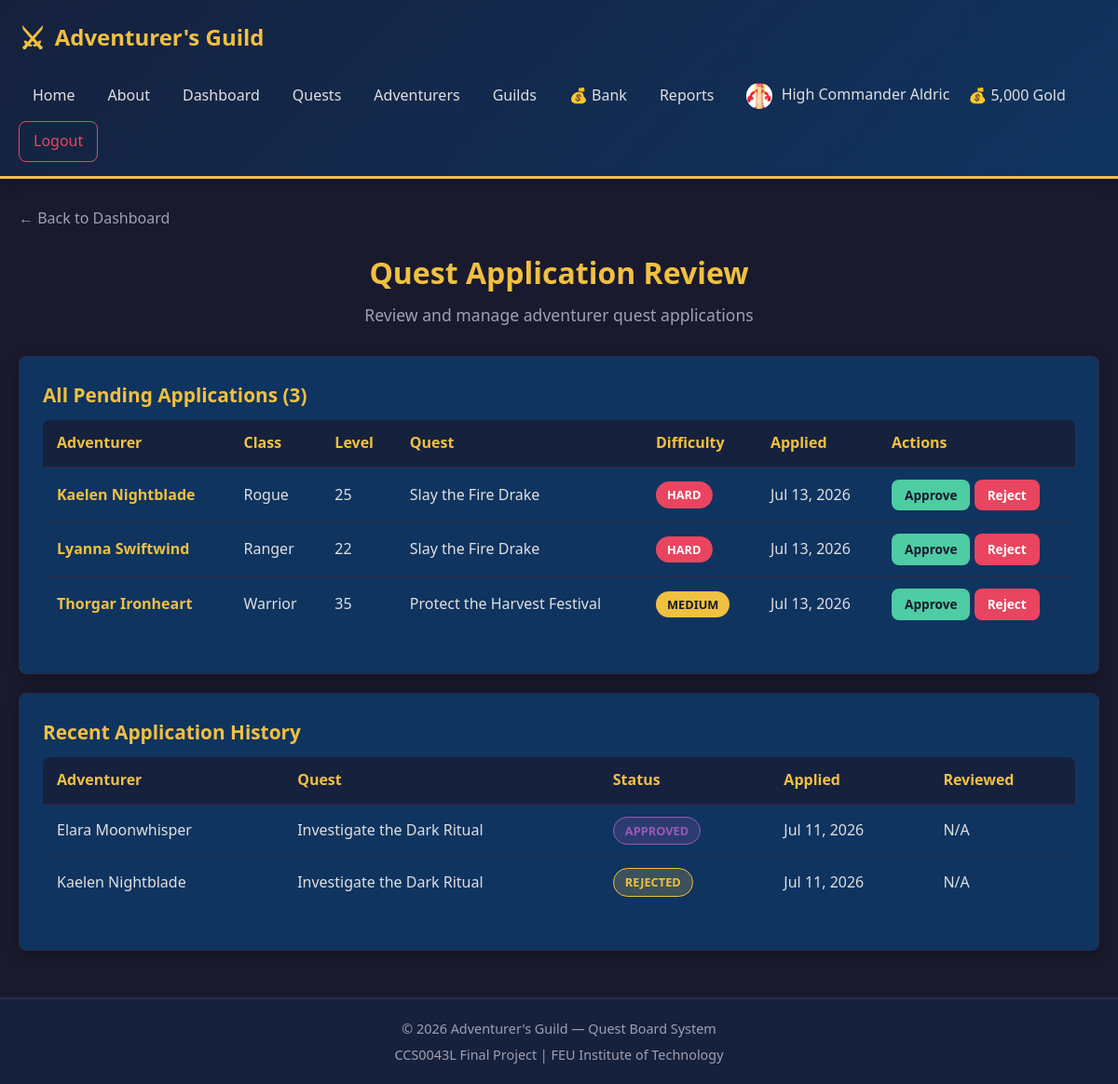
The app's page /application_review.php (signed in) with its own data.
### tables this page shows
CREATE TABLE IF NOT EXISTS wallets (
    wallet_id INT AUTO_INCREMENT PRIMARY KEY,
    user_id INT NOT NULL UNIQUE,
    balance DECIMAL(12, 2) NOT NULL DEFAULT 100.00,
    created_at TIMESTAMP DEFAULT CURRENT_TIMESTAMP,
    FOREIGN KEY (user_id) REFERENCES users(user_id) ON DELETE CASCADE
);

CREATE TABLE IF NOT EXISTS quest_applications (
    app_id INT AUTO_INCREMENT PRIMARY KEY,
    quest_id INT NOT NULL,
    applicant_id INT NOT NULL,
    status ENUM('PENDING', 'APPROVED', 'REJECTED') NOT NULL DEFAULT 'PENDING',
    applied_at TIMESTAMP DEFAULT CURRENT_TIMESTAMP,
    reviewed_at TIMESTAMP NULL,
    FOREIGN KEY (quest_id) REFERENCES quests(quest_id) ON DELETE CASCADE,
    FOREIGN KEY (applicant_id) REFERENCES users(user_id) ON DELETE CASCADE,
    UNIQUE KEY unique_application (quest_id, applicant_id)
);

CREATE TABLE IF NOT EXISTS users (
    user_id INT AUTO_INCREMENT PRIMARY KEY,
    username VARCHAR(50) NOT NULL UNIQUE,
    email VARCHAR(100) NOT NULL UNIQUE,
    password VARCHAR(255) NOT NULL,
    full_name VARCHAR(100) NOT NULL,
    role ENUM('guild_master', 'adventurer') NOT NULL DEFAULT 'adventurer',
    bio TEXT NULL,
    class VARCHAR(50) NULL,
    level INT NOT NULL DEFAULT 1,
    guild_id INT NULL,
    avatar VARCHAR(255) NULL,
    created_at TIMESTAMP DEFAULT CURRENT_TIMESTAMP,
    FOREIGN KEY (guild_id) REFERENCES guilds(guild_id) ON DELETE SET NULL
);

CREATE TABLE IF NOT EXISTS quests (
    quest_id INT AUTO_INCREMENT PRIMARY KEY,
    title VARCHAR(200) NOT NULL,
    description TEXT NOT NULL,
    difficulty ENUM('EASY', 'MEDIUM', 'HARD', 'LEGENDARY') NOT NULL,
    reward VARCHAR(100) NOT NULL,
    status ENUM('OPEN', 'IN_PROGRESS', 'COMPLETED') NOT NULL DEFAULT 'OPEN',
    assigned_to INT NULL,
    created_by INT NOT NULL,
    location VARCHAR(150) NULL,
    created_at TIMESTAMP DEFAULT CURRENT_TIMESTAMP,
    FOREIGN KEY (assigned_to) REFERENCES users(user_id) ON DELETE SET NULL,
    FOREIGN KEY (created_by) REFERENCES users(user_id) ON DELETE CASCADE
);

### application_review.php (the view, shortened to what this page needs)
<?php
require_once __DIR__ . '/includes/auth_check.php';
require_once __DIR__ . '/includes/functions.php';
$conn = getConnection();
$stmt = $conn->prepare("SELECT a.*, u.full_name AS applicant_name, u.class, u.level, q.title AS quest_title, q.difficulty FROM quest_applications a JOIN users u ON a.applicant_id = u.user_id JOIN quests q ON a.quest_id = q.quest_id WHERE a.status = 'PENDING' ORDER BY a.applied_at DESC");
$stmt->execute();
$pendingApps = $stmt->get_result()->fetch_all(MYSQLI_ASSOC);
?>
<?php include_once __DIR__ . '/includes/header.php'; ?>
<div class="container">
    <a href="dashboard.php" class="back-link">&larr; Back to Dashboard</a>
    <h1 class="page-title">Quest Application Review</h1>
    <p class="page-subtitle">Review and manage adventurer quest applications</p>
    <div class="card">
        <h2 class="card-title">All Pending Applications (<?php echo count($pendingApps); ?>)</h2>
        <?php if (!empty($pendingApps)): ?>
            <div class="table-container">
                <table>
                    <thead>
                        <tr>
                            <th>Adventurer</th>
                            <th>Class</th>
                            <th>Level</th>
                            <th>Quest</th>
                            <th>Difficulty</th>
                            <th>Applied</th>
                            <th>Actions</th>
                        </tr>
                    </thead>
                    <tbody>
                        <?php foreach ($pendingApps as $pa): ?>
                            <tr>
                                <td>
                                    <a href="profile.php?id=<?php echo $pa['applicant_id']; ?>" class="action-link">
                                        <strong><?php echo htmlspecialchars($pa['applicant_name']); ?></strong>
                                    </a>
                                </td>
                                <td><?php echo htmlspecialchars($pa['class'] ?? 'N/A'); ?></td>
                                <td><?php echo $pa['level']; ?></td>
                                <td><?php echo htmlspecialchars($pa['quest_title']); ?></td>
                                <td><?php echo getDifficultyBadge($pa['difficulty']); ?></td>
                                <td><?php echo formatDate($pa['applied_at']); ?></td>
                                <td>
                                    <a href="application_review.php?id=<?php echo $pa['app_id']; ?>&action=approve" class="btn btn-success btn-sm" onclick="return confirm('Approve this application?');">Approve</a>
                                    <a href="application_review.php?id=<?php echo $pa['app_id']; ?>&action=reject" class="btn btn-danger btn-sm" onclick="return confirm('Reject this application?');">Reject</a>
                                </td>
                            </tr>
                        <?php endforeach; ?>
                    </tbody>
                </table>
            </div>
        <?php else: ?>
            <div class="empty-state" style="padding: 30px;">
                <p>No pending applications to review.</p>
            </div>
        <?php endif; ?>
    </div>
    <div class="card" style="margin-top: 20px;">
        <h2 class="card-title">Recent Application History</h2>
        <?php
        $result = $conn->query("SELECT a.*, u.full_name AS applicant_name, q.title AS quest_title FROM quest_applications a JOIN users u ON a.applicant_id = u.user_id JOIN quests q ON a.quest_id = q.quest_id WHERE a.status != 'PENDING' ORDER BY a.reviewed_at DESC LIMIT 10");
        $history = $result->fetch_all(MYSQLI_ASSOC);
        ?>
        <?php if (!empty($history)): ?>
            <div class="table-container">
                <table>
                    <thead>
                        <tr>
                            <th>Adventurer</th>
                            <th>Quest</th>
                            <th>Status</th>
                            <th>Applied</th>
                            <th>Reviewed</th>
                        </tr>
                    </thead>
                    <tbody>
                        <?php foreach ($history as $h): ?>
                            <tr>
                                <td><?php echo htmlspecialchars($h['applicant_name']); ?></td>
                                <td><?php echo htmlspecialchars($h['quest_title']); ?></td>
                                <td><?php echo getApplicationStatusBadge($h['status']); ?></td>
                                <td><?php echo formatDate($h['applied_at']); ?></td>
                                <td><?php echo $h['reviewed_at'] ? formatDate($h['reviewed_at']) : 'N/A'; ?></td>
                            </tr>
                        <?php endforeach; ?>
                    </tbody>
                </table>
            </div>
        <?php else: ?>
            <p style="color: var(--color-text-muted);">No application history yet.</p>
        <?php endif; ?>
    </div>
</div>
<?php include_once __DIR__ . '/includes/footer.php'; ?>

### includes/header.php (shortened to what this page needs)
<?php
require_once __DIR__ . '/functions.php';
$isLoggedIn = isset($_SESSION['user_id']);
$walletBalance = null;
if ($isLoggedIn) {
    $conn = getConnection();
    $wallet = getWalletBalance($conn, $_SESSION['user_id']);
    $walletBalance = $wallet['balance'] ?? 0;
}
?>
<!DOCTYPE html>
<html lang="en">
<head>
    <link rel="stylesheet" href="css/style.css">
</head>
<body>
    <header class="main-header">
        <div class="container">
            <div class="header-content">
                <a href="index.php" class="logo">
                    <span class="logo-icon">&#9876;</span>
                    <span class="logo-text">Adventurer's Guild</span>
                </a>
                <nav class="main-nav">
                    <a href="index.php" class="nav-link <?php echo basename($_SERVER['PHP_SELF']) === 'index.php' ? 'active' : ''; ?>">Home</a>
                    <a href="about.php" class="nav-link <?php echo basename($_SERVER['PHP_SELF']) === 'about.php' ? 'active' : ''; ?>">About</a>
                    <?php if ($isLoggedIn): ?>
                        <a href="dashboard.php" class="nav-link <?php echo basename($_SERVER['PHP_SELF']) === 'dashboard.php' ? 'active' : ''; ?>">Dashboard</a>
                        <a href="quests.php" class="nav-link <?php echo basename($_SERVER['PHP_SELF']) === 'quests.php' || basename($_SERVER['PHP_SELF']) === 'quest_add.php' || basename($_SERVER['PHP_SELF']) === 'quest_edit.php' ? 'active' : ''; ?>">Quests</a>
                        <a href="adventurers.php" class="nav-link <?php echo basename($_SERVER['PHP_SELF']) === 'adventurers.php' ? 'active' : ''; ?>">Adventurers</a>
                        <a href="guilds.php" class="nav-link <?php echo basename($_SERVER['PHP_SELF']) === 'guilds.php' || basename($_SERVER['PHP_SELF']) === 'guild_detail.php' ? 'active' : ''; ?>">Guilds</a>
                        <a href="bank.php" class="nav-link <?php echo basename($_SERVER['PHP_SELF']) === 'bank.php' ? 'active' : ''; ?>">&#128176; Bank</a>
                        <a href="reports.php" class="nav-link <?php echo basename($_SERVER['PHP_SELF']) === 'reports.php' ? 'active' : ''; ?>">Reports</a>
                        <?php
                        $userAvatar = getUserAvatar($_SESSION['user_id']);
                        ?>
                        <a href="profile.php" class="nav-link <?php echo basename($_SERVER['PHP_SELF']) === 'profile.php' ? 'active' : ''; ?>">
                            <?php if ($userAvatar): ?>
                                <img src="uploads/avatars/<?php echo htmlspecialchars($userAvatar); ?>" alt="Avatar" style="width: 28px; height: 28px; border-radius: 50%; object-fit: cover; margin-right: 5px; vertical-align: middle;">
                            <?php endif; ?>
                            <?php echo htmlspecialchars($_SESSION['full_name']); ?>
                        </a>
                        <div class="wallet-display" title="Gold Balance">
                            &#128176; <?php echo formatGold($walletBalance); ?>
                        </div>
                        <a href="logout.php" class="nav-link btn-logout">Logout</a>
                    <?php else: ?>
                        <a href="login.php" class="nav-link <?php echo basename($_SERVER['PHP_SELF']) === 'login.php' ? 'active' : ''; ?>">Login</a>
                        <a href="register.php" class="nav-link btn-register <?php echo basename($_SERVER['PHP_SELF']) === 'register.php' ? 'active' : ''; ?>">Register</a>
                    <?php endif; ?>
                </nav>
            </div>
        </div>
    </header>
    <main class="main-content">

### includes/functions.php (shortened to what this page needs)
<?php
function getDifficultyBadge($difficulty) {
    switch (strtoupper($difficulty)) {
        case 'MEDIUM':
            return "<span class='badge badge-medium'>Medium</span>";
        case 'HARD':
            return "<span class='badge badge-hard'>Hard</span>";
    }
}
function formatDate($dateStr) {
    return date("M d, Y", strtotime($dateStr));
}
function getWalletBalance($conn, $userId) {
    $stmt = $conn->prepare("SELECT balance FROM wallets WHERE user_id = ?");
    $stmt->bind_param("i", $userId);
    $stmt->execute();
    $result = $stmt->get_result();
    $wallet = $result->fetch_assoc();
    return $wallet;
}
function getApplicationStatusBadge($status) {
    switch (strtoupper($status)) {
        case 'APPROVED':
            return "<span class='status-badge status-completed'>Approved</span>";
        case 'REJECTED':
            return "<span class='status-badge status-progress'>Rejected</span>";
    }
}
function formatGold($amount) {
    return number_format($amount, 0) . " Gold";
}
function getUserAvatar($userId) {
    $avatarDir = UPLOAD_DIR . 'avatars/';
    $files = glob($avatarDir . 'user_' . $userId . '_*');
    if (!empty($files)) {
        return basename($files[0]);
    }
    return null;
}
?>

### css/style.css (style rules this page uses)
:root { --color-bg: #1a1a2e; --color-bg-secondary: #16213e; --color-bg-card: #0f3460; --color-accent: #e94560; --color-accent-hover: #ff6b81; --color-gold: #f0c040; --color-gold-hover: #ffd166; --color-text: #e0e0e0; --color-text-muted: #a0a0b0; --color-success: #4ecca3; --color-error: #e94560; --color-border: #2a2a4a; --color-badge-easy: #4ecca3; --color-badge-medium: #f0c040; --color-badge-hard: #e94560; --color-badge-legendary: #9b59b6; --font-primary: 'Segoe UI', Tahoma, Geneva, Verdana, sans-serif; --shadow: 0 4px 15px rgba(0, 0, 0, 0.3); --radius: 8px; }
*, *::before, *::after { margin: 0; padding: 0; box-sizing: border-box; }
body { font-family: var(--font-primary); background-color: var(--color-bg); color: var(--color-text); line-height: 1.6; min-height: 100vh; }
a { text-decoration: none; color: var(--color-gold); transition: color 0.3s ease; }
.container { max-width: 1200px; margin: 0 auto; padding: 0 20px; }
.main-header { background: linear-gradient(135deg, var(--color-bg-secondary), var(--color-bg-card)); border-bottom: 3px solid var(--color-gold); padding: 15px 0; position: sticky; top: 0; z-index: 1000; box-shadow: var(--shadow); }
.header-content { display: flex; align-items: center; justify-content: space-between; flex-wrap: wrap; gap: 15px; }
.logo { display: flex; align-items: center; gap: 10px; font-size: 1.5rem; font-weight: bold; color: var(--color-gold); }
.logo-icon { font-size: 2rem; }
.main-nav { display: flex; align-items: center; gap: 5px; flex-wrap: wrap; }
.nav-link { padding: 8px 15px; border-radius: var(--radius); color: var(--color-text); font-weight: 500; transition: all 0.3s ease; white-space: nowrap; }
.btn-logout { color: var(--color-error); border: 1px solid var(--color-error); }
.main-content { min-height: calc(100vh - 160px); padding: 30px 0; }
.page-title { font-size: 2rem; color: var(--color-gold); margin-bottom: 5px; text-align: center; }
.page-subtitle { text-align: center; color: var(--color-text-muted); margin-bottom: 30px; font-size: 1.1rem; }
.card { background: var(--color-bg-card); border: 1px solid var(--color-border); border-radius: var(--radius); padding: 25px; margin-bottom: 20px; box-shadow: var(--shadow); transition: transform 0.3s ease, box-shadow 0.3s ease; }
.card-title { font-size: 1.3rem; color: var(--color-gold); margin-bottom: 10px; }
.btn { display: inline-block; padding: 12px 25px; border: none; border-radius: var(--radius); font-size: 1rem; font-weight: 600; cursor: pointer; transition: all 0.3s ease; text-align: center; }
.btn-danger { background-color: var(--color-error); color: #fff; }
.btn-success { background-color: var(--color-success); color: var(--color-bg); }
.btn-sm { padding: 6px 14px; font-size: 0.85rem; }
.table-container { overflow-x: auto; margin-bottom: 20px; }
table { width: 100%; border-collapse: collapse; background: var(--color-bg-card); border-radius: var(--radius); overflow: hidden; }
table th { background: var(--color-bg-secondary); color: var(--color-gold); padding: 12px 15px; text-align: left; font-weight: 600; border-bottom: 2px solid var(--color-border); }
table td { padding: 12px 15px; border-bottom: 1px solid var(--color-border); }
table tr:last-child td { border-bottom: none; }
.badge { display: inline-block; padding: 4px 12px; border-radius: 20px; font-size: 0.8rem; font-weight: 600; text-transform: uppercase; }
.badge-medium { background-color: var(--color-badge-medium); color: var(--color-bg); }
.badge-hard { background-color: var(--color-badge-hard); color: #fff; }
.status-badge { display: inline-block; padding: 4px 12px; border-radius: 20px; font-size: 0.8rem; font-weight: 600; text-transform: uppercase; }
.status-progress { background-color: rgba(240, 192, 64, 0.2); color: var(--color-gold); border: 1px solid var(--color-gold); }
.status-completed { background-color: rgba(155, 89, 182, 0.2); color: var(--color-badge-legendary); border: 1px solid var(--color-badge-legendary); }
.action-link { color: var(--color-gold); font-weight: 500; }
.back-link { display: inline-block; margin-bottom: 20px; color: var(--color-text-muted); }

### records on screen
wallets: balance "5,000 Gold"
quest_applications: applicant.full_name "Kaelen Nightblade", applicant.class "Rogue", applicant.level "25", quest.title "Slay the Fire Drake", shows "HARD", applied_at "Jul 13, 2026"
quest_applications: applicant.full_name "Lyanna Swiftwind", applicant.class "Ranger", applicant.level "22", quest.title "Slay the Fire Drake", shows "HARD", applied_at "Jul 13, 2026"
quest_applications: applicant.full_name "Thorgar Ironheart", applicant.class "Warrior", applicant.level "35", quest.title "Protect the Harvest Festival", shows "MEDIUM", applied_at "Jul 13, 2026"
quest_applications: applicant.full_name "Elara Moonwhisper", quest.title "Investigate the Dark Ritual", status "APPROVED", applied_at "Jul 11, 2026", shows "N/A"
quest_applications: applicant.full_name "Kaelen Nightblade", quest.title "Investigate the Dark Ritual", status "REJECTED", applied_at "Jul 11, 2026", shows "N/A"

### other values on screen
$_SESSION['full_name'] "High Commander Aldric"
count($pendingApps) "3"
